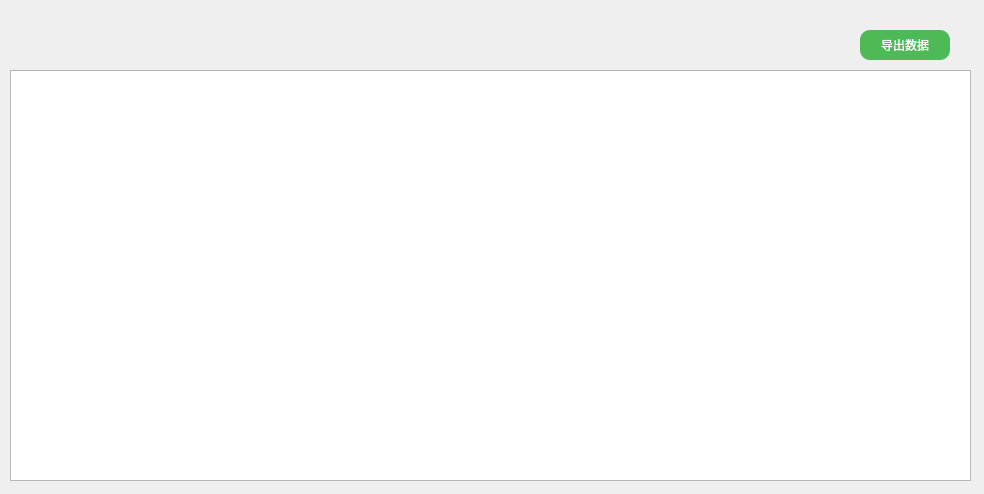
<?xml version="1.0" encoding="UTF-8"?>
<ui version="4.0">
 <class>DataSum</class>
 <widget class="QWidget" name="DataSum">
  <property name="geometry">
   <rect>
    <x>0</x>
    <y>0</y>
    <width>984</width>
    <height>494</height>
   </rect>
  </property>
  <property name="windowTitle">
   <string>Form</string>
  </property>
  <widget class="QTableWidget" name="tableWidget">
   <property name="geometry">
    <rect>
     <x>10</x>
     <y>70</y>
     <width>961</width>
     <height>411</height>
    </rect>
   </property>
  </widget>
  <widget class="QPushButton" name="pushButton_4">
   <property name="geometry">
    <rect>
     <x>860</x>
     <y>30</y>
     <width>90</width>
     <height>30</height>
    </rect>
   </property>
   <property name="styleSheet">
    <string notr="true">color:rgb(255,255,255);
background:rgb(78, 185, 87);
border-radius:10px;</string>
   </property>
   <property name="text">
    <string>导出数据</string>
   </property>
  </widget>
 </widget>
 <resources/>
 <connections/>
</ui>
